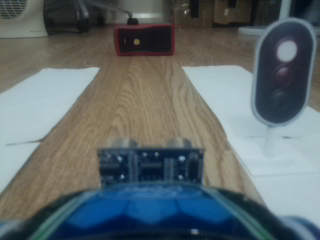
#> input picture TKINTER testing/red.png, 320 x 240 px
$ python imagecvtesting.py
#> lines starting #> are read from the running program, lines starting #| are printed output that depends on the picture
import numpy as np
import cv2
import tkinter
from PIL import Image, ImageTk

#Load color image
img = cv2.imread('red.png')
#> img is the input picture: shape (240, 320, 3); mean B, G, R 108.4, 106.2, 95.5

#Rearrange the color channel from BGR to RGB
b,g,r = cv2.split(img)
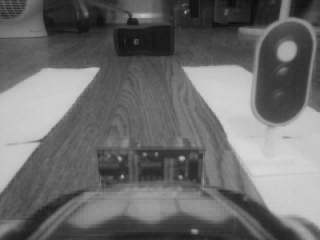
#> b: shape (240, 320); min 10, max 216, mean 108.4
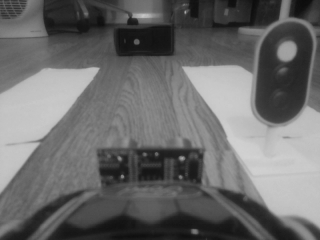
#> g: shape (240, 320); min 11, max 210, mean 106.2
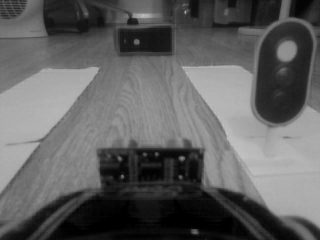
#> r: shape (240, 320); min 0, max 195, mean 95.5
img = cv2.merge((r,g,b))

#A root windows to display all the widgets
root = tkinter.Tk()

#Convert the Image object into TkPhoto object
im = Image.fromarray(img)
imgtk = ImageTk.PhotoImage(image=im)

#Put it in the display windows
tkinter.Label(root, image=imgtk).pack()
tkinter.Label(root, text="Hello").pack()

#Start the GUI
root.mainloop()
